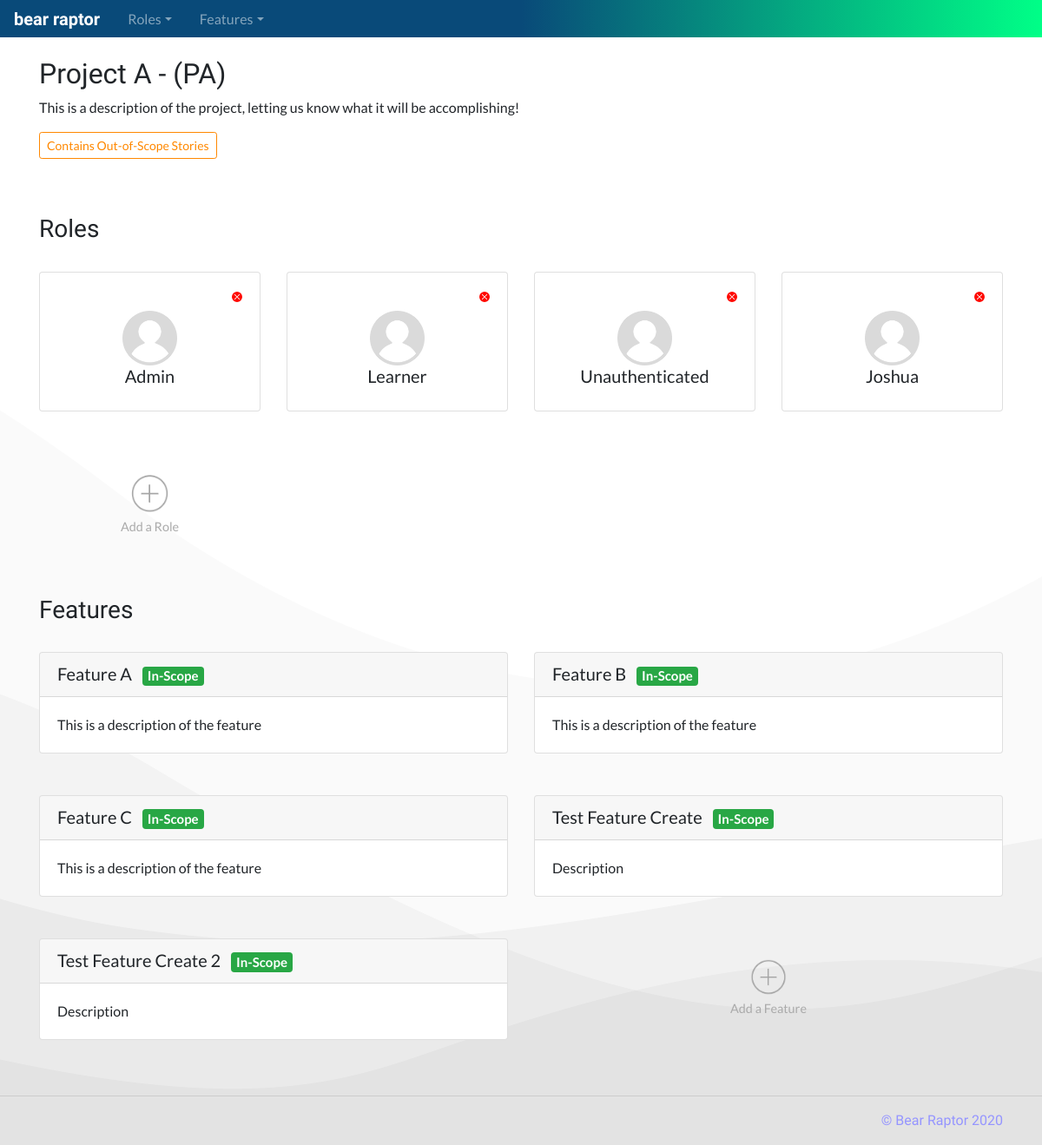
/project/1, run on an earlier commit of the app's database.
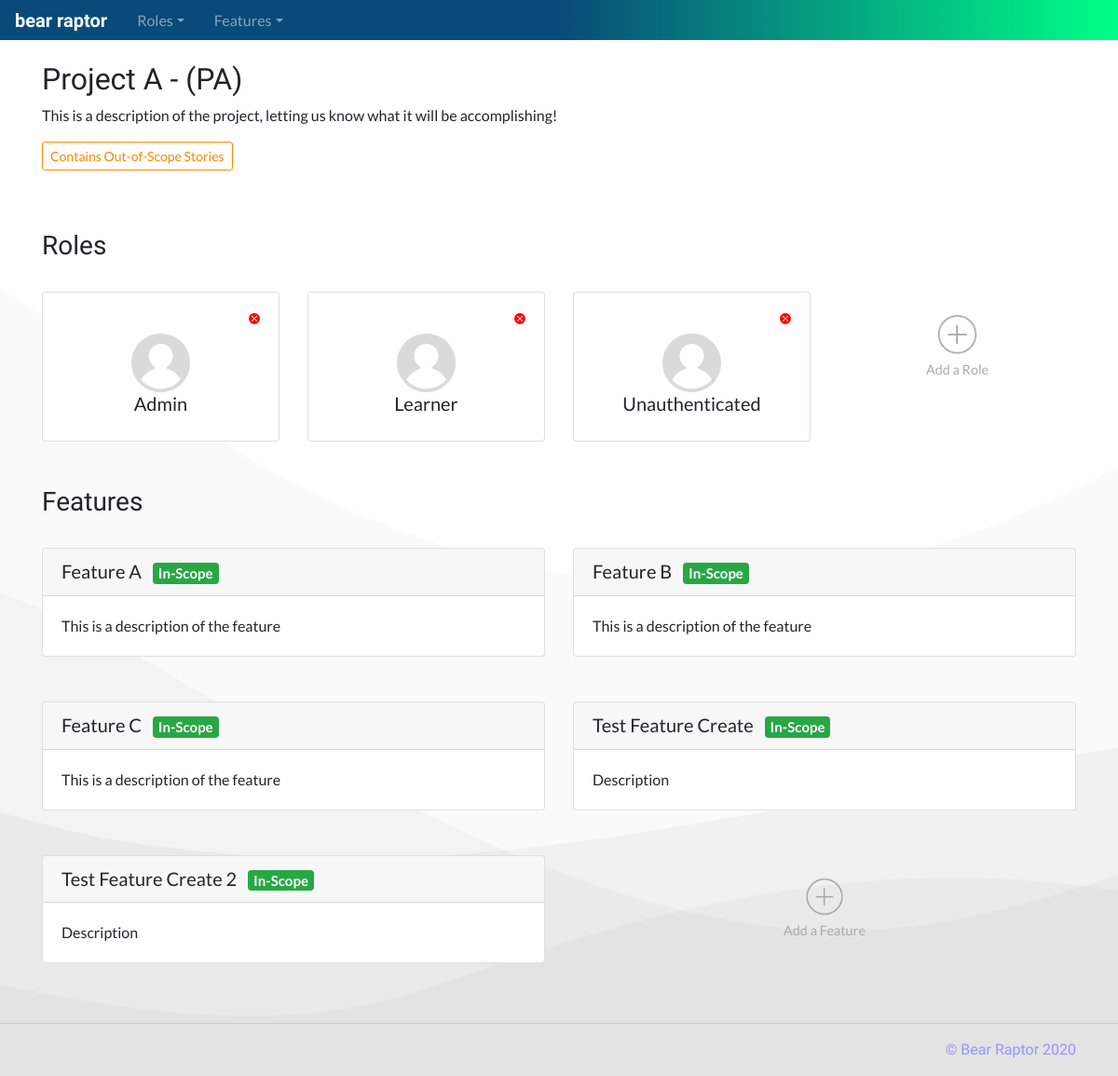
And on a later commit of the database.
### database_setup.py (models this page shows, shortened)
class Project(Base):
    __tablename__ = 'project'
    id = Column(Integer, primary_key=True)
    title = Column(String(250), nullable=False)
    shortname = Column(String(25), nullable=False)
    description = Column(String(500))
    status = Column(String(50), nullable=False)

class Role(Base):
    __tablename__ = 'role'
    id = Column(Integer, primary_key=True)
    title = Column(String(250), nullable=False)
    description = Column(String(500))
    project_id = Column(Integer, ForeignKey('project.id'))
    project = relationship(Project)

class Feature(Base):
    __tablename__ = 'feature'
    id = Column(Integer, primary_key=True)
    title = Column(String(250), nullable=False)
    shortname = Column(String(25), nullable=False)
    description = Column(String(500))
    scope = Column(String(25), nullable=False)
    project_id = Column(Integer, ForeignKey('project.id'))
    project = relationship(Project)

### app.py (the view)
@app.route('/project/<int:project_id>')
def projectDash(project_id):
    project = session.query(Project).filter_by(id=project_id).one()
    roles = session.query(Role).filter_by(project_id=project_id).all()
    features = session.query(Feature).filter_by(project_id=project_id).all()
    featureids = []
    scope = 'in'
    for i in features:
        featureids.append(i.id)
        if i.scope == 'out':
            scope = 'out'
    stories = session.query(Story).filter(Story.feature_id.in_(featureids)).all()
    if scope != 'out':
        for i in stories:
            if i.scope == 'out':
                scope = 'contains'
    return render_template('project-dash.html', project=project, roles=roles,
                            features=features, scope=scope)

### templates/project-dash.html (shortened to what this page needs)
<!doctype html>
<html lang="en">
  {% include "head.html" %}
  <body>
    {% include "menu.html" %}
    <main role="main">
      <section class="p-4">
        <div class="container">
          <div class="row">
            <div class="col-md-12">
              <h2>{{project.title}} - ({{project.shortname}})</h2>
              <p>
                {{project.description}}
              </p>
              <p>
                {% if scope == 'contains' %}
                  <button type="button" class="btn btn-outline-warning btn-sm">Contains Out-of-Scope Stories</button>
                {% endif %}
              </p>
            </div>
          </div>
        </div>
      </section>
      <section class="p-4">
        <div class="container">
          <div class="row">
            <div class="col-md-12">
              <h3>Roles</h3>
            </div>
          </div>
          <div class="row">
            {% for i in roles %}
              <div class="col-md-3 user-story">
                <div class="card">
                  <div class="card-body">
                    <a href="{{url_for('confirmDelete', project_id=project.id, type='Role', type_id=i.id)}}">
                    </a>
                    <br>
                    <center>
                      <img width="30%" src="../../../../static/images/profile.png">
                      <h5 data-toggle="tooltip" title="{{i.description}}">
                        {{i.title}}
                      </h5>
                    </center>
                  </div>
                </div>
              </div>
            {% endfor %}
            <div class="col-md-3 user-story">
              <div class="card ghost-card">
                <div class="card-body">
                  <center>
                    <a type="button" data-toggle="modal" data-target="#create-role" href="#create-role">
                      <img src="../../static/images/plus.png" width="25%">
                    </a>
                    <p class="card-text">
                      Add a Role
                    </p>
                  </center>
                </div>
              </div>
            </div>
          </div>
        </div>
        <br class="m-4">
        <div class="container">
          <div class="row">
            <div class="col-md-12">
              <h3>Features</h3>
            </div>
          </div>
          <div class="row">
            {% for i in features %}
              <div class="col-md-6 user-story">
                <div class="card">
                  <h5 class="card-header">{{i.title}}
                    {% if i.scope == 'in'%}
                      <span class="badge badge-success">In-Scope</span>
                    {% endif %}
                  </h5>
                  <div class="card-body">
                    <p class="card-text">
                      {{i.description}}
                    </p>
                  </div>
                </div>
              </div>
            {% endfor %}
            <div class="col-md-6 user-story">
              <div class="card ghost-card">
                <div class="card-body">
                  <center>
                    <a type="button" data-toggle="modal" data-target="#create-feature" href="#create-feature">
                      <img src="../../static/images/plus.png" width="10%">
                    </a>
                    <p class="card-text">
                      Add a Feature
                    </p>
                  </center>
                </div>
              </div>
            </div>
          </div>
        </div>
      </section>
        <hr>
    </main>
    {% include "footer.html" %}
  </body>
</html>

### templates/head.html (shortened to what this page needs)
<head>
  <link rel="stylesheet" href="https://stackpath.bootstrapcdn.com/bootstrap/4.5.0/css/bootstrap.min.css">
  <link rel="stylesheet" href="../../../../../../static/styles-fix.css">
</head>

### templates/menu.html (shortened to what this page needs)
<nav class="navbar navbar-expand-md navbar-dark fixed-top bg-dark">
  <a class="navbar-brand bear-raptor" href="{{url_for('mainPage')}}"><b>bear raptor</b></a>
  <div class="collapse navbar-collapse" id="navbarsExampleDefault">
    <ul class="navbar-nav mr-auto">
      {% if roles is defined %}
      <li class="nav-item dropdown px-2">
        <a class="nav-link dropdown-toggle" href="#" id="rolesdropdown" data-toggle="dropdown" aria-haspopup="true" aria-expanded="false">Roles</a>
      </li>
      {% endif %}
      {% if features is defined %}
      <li class="nav-item dropdown px-2">
        <a class="nav-link dropdown-toggle" href="#" id="featuresdropdown" data-toggle="dropdown" aria-haspopup="true" aria-expanded="false">Features</a>
      </li>
      {% endif %}
    </ul>
  </div>
</nav>

### templates/footer.html (shortened to what this page needs)
<footer class="container">
  <p class="bear-raptor bear-footer float-right">&copy; Bear Raptor 2020</p>
</footer>

### static/styles-fix.css (style rules this page uses)
body { padding-top: 2.6rem; font-family: 'Lato', sans-serif; background-image: url(images/wave.png); background-repeat: no-repeat; background-position: bottom; }
h1, h2, h3, h4 { font-family: 'Marcellus', serif; }
.user-story { padding-bottom: 1.5rem; padding-top: 1.5rem; }
.bg-dark { background: linear-gradient(90deg, rgba(9,74,121,1) 0%, rgba(9,74,121,1) 50%, rgba(0,255,135,1) 100%); }
.navbar { padding: .1rem 1rem; }
.bear-raptor { font-family: 'Cedarville Cursive', cursive; }
.bear-footer { color: #9595ff; }
.btn-outline-warning { color: #ff8800; border-color: #ff8800; }
.ghost-card { border: 0px; display: contents; color: #aaa; font-size: .9rem; }
.badge { margin-left: .5rem; }

What changed in the data, as far as the page shows it:
removed Role: title "Joshua"
